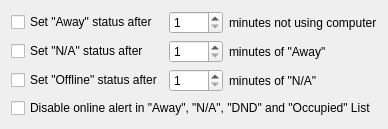
<ui version="4.0" >
 <class>AutoAwayConfigBase</class>
 <widget class="QWidget" name="AutoAwayConfigBase" >
  <property name="geometry" >
   <rect>
    <x>0</x>
    <y>0</y>
    <width>378</width>
    <height>121</height>
   </rect>
  </property>
  <property name="windowTitle" >
   <string>Form1</string>
  </property>
  <layout class="QGridLayout" >
   <property name="margin" >
    <number>11</number>
   </property>
   <property name="spacing" >
    <number>6</number>
   </property>
   <item row="0" column="0" >
    <widget class="QCheckBox" name="chkAway" >
     <property name="text" >
      <string>Set "Away" status after</string>
     </property>
    </widget>
   </item>
   <item row="0" column="1" >
    <widget class="QSpinBox" name="spnAway" >
     <property name="minimum" >
      <number>1</number>
     </property>
    </widget>
   </item>
   <item row="0" column="2" >
    <widget class="QLabel" name="TextLabel1" >
     <property name="text" >
      <string>minutes not using computer</string>
     </property>
     <property name="wordWrap" >
      <bool>false</bool>
     </property>
    </widget>
   </item>
   <item row="1" column="2" >
    <widget class="QLabel" name="TextLabel2" >
     <property name="text" >
      <string>minutes of "Away"</string>
     </property>
     <property name="wordWrap" >
      <bool>false</bool>
     </property>
    </widget>
   </item>
   <item row="2" column="2" >
    <widget class="QLabel" name="TextLabel3" >
     <property name="text" >
      <string>minutes of "N/A"</string>
     </property>
     <property name="wordWrap" >
      <bool>false</bool>
     </property>
    </widget>
   </item>
   <item row="1" column="1" >
    <widget class="QSpinBox" name="spnNA" >
     <property name="minimum" >
      <number>1</number>
     </property>
    </widget>
   </item>
   <item row="1" column="0" >
    <widget class="QCheckBox" name="chkNA" >
     <property name="text" >
      <string>Set "N/A" status after</string>
     </property>
    </widget>
   </item>
   <item row="2" column="1" >
    <widget class="QSpinBox" name="spnOff" >
     <property name="minimum" >
      <number>1</number>
     </property>
    </widget>
   </item>
   <item row="2" column="0" >
    <widget class="QCheckBox" name="chkOff" >
     <property name="text" >
      <string>Set "Offline" status after</string>
     </property>
    </widget>
   </item>
   <item row="3" column="0" colspan="3" >
    <widget class="QCheckBox" name="chkAlert" >
     <property name="text" >
      <string>Disable online alert in "Away", "N/A", "DND" and "Occupied" List</string>
     </property>
    </widget>
   </item>
   <item row="3" column="0" >
    <spacer>
     <property name="orientation" >
      <enum>Qt::Vertical</enum>
     </property>
     <property name="sizeType" >
      <enum>QSizePolicy::Expanding</enum>
     </property>
     <property name="sizeHint" >
      <size>
       <width>20</width>
       <height>20</height>
      </size>
     </property>
    </spacer>
   </item>
  </layout>
 </widget>
 <tabstops>
  <tabstop>chkAway</tabstop>
  <tabstop>spnAway</tabstop>
  <tabstop>chkNA</tabstop>
  <tabstop>spnNA</tabstop>
  <tabstop>chkAlert</tabstop>
 </tabstops>
 <resources/>
 <connections/>
</ui>
